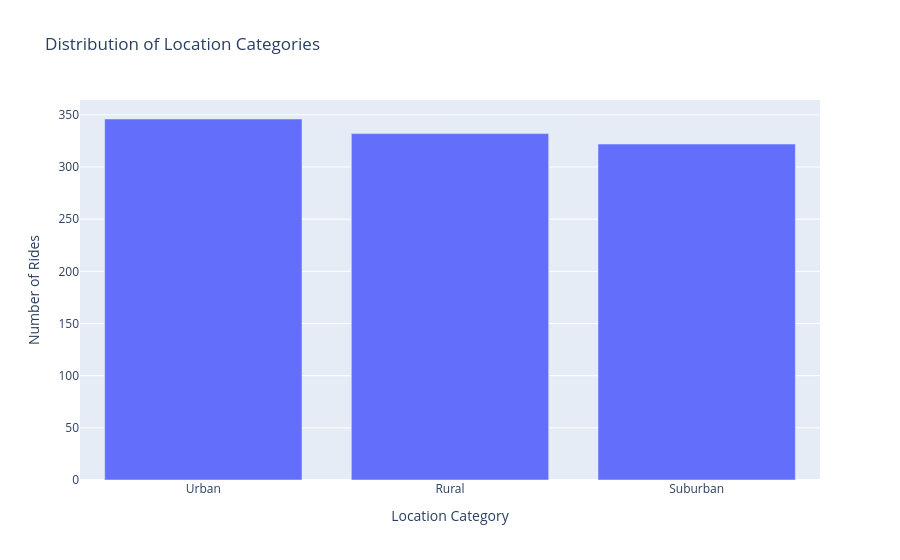

Notebook source saved alongside this figure:
### Markdown cell above
Location Category

### Code cell
location_counts = (
    df['Location_Category']
    .value_counts()
    .reset_index()
)

location_counts.columns = ['Location_Category', 'Count']

fig = px.bar(
    location_counts,
    x='Location_Category',
    y='Count',
    title='Distribution of Location Categories',
    labels={
        'Location_Category': 'Location Category',
        'Count': 'Number of Rides'
    }
)

fig.show()

### Figure 1 — Plotly figure (JSON) as saved in the notebook; plotly's stock layout.template omitted (floating-point values rounded to 4 significant figures)
{"data": [{"alignmentgroup": "True", "hovertemplate": "Location Category=%{x}<br>Number of Rides=%{y}<extra></extra>", "legendgroup": "", "marker": {"color": "#636efa", "pattern": {"shape": ""}}, "name": "", "offsetgroup": "", "orientation": "v", "showlegend": false, "textposition": "auto", "type": "bar", "x": ["Urban", "Rural", "Suburban"], "xaxis": "x", "y": [346, 332, 322], "yaxis": "y"}], "layout": {"barmode": "relative", "legend": {"tracegroupgap": 0}, "title": {"text": "Distribution of Location Categories"}, "xaxis": {"anchor": "y", "domain": [0, 1], "title": {"text": "Location Category"}}, "yaxis": {"anchor": "x", "domain": [0, 1], "title": {"text": "Number of Rides"}}}}
